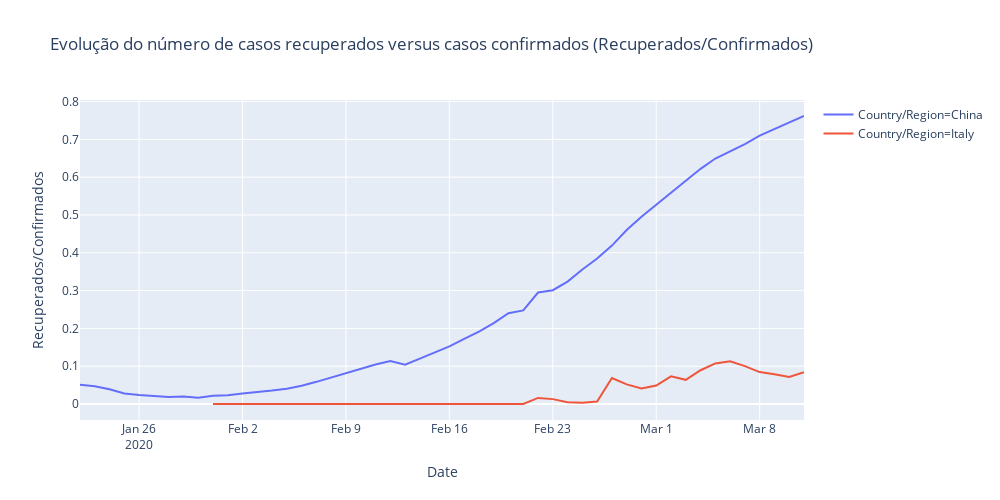

The cell this chart's notebook holds for it:
### Code cell
temp['Recuperados/Confirmados'] = temp['Recovered']/temp['Confirmed']

fig = px.line(temp, x="Date", y="Recuperados/Confirmados", color='Country/Region',  height=500,width=1000,
             title='Evolução do número de casos recuperados versus casos confirmados (Recuperados/Confirmados)')
fig.show()
